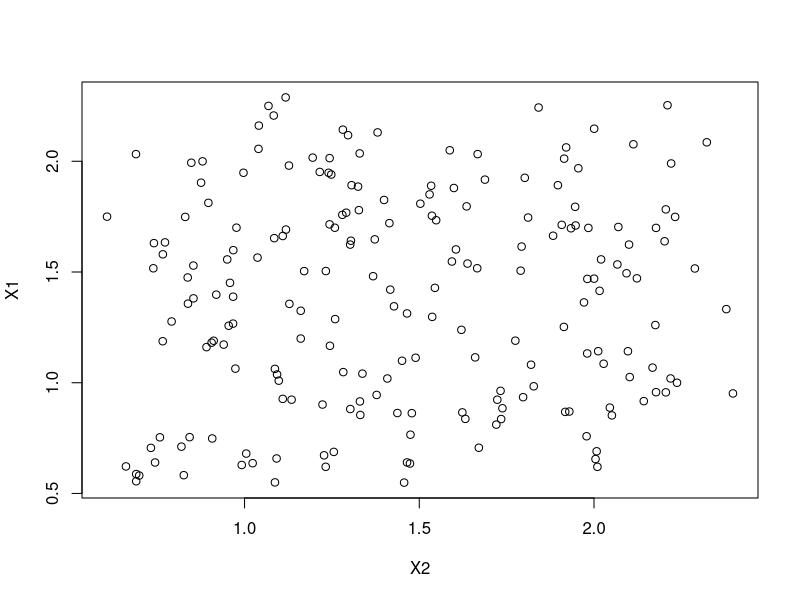

This figure's R source:
## ---- chunk 1
data("airquality")
library(dplyr)
airquality.new = airquality %>%
  subset(is.na(Solar.R) == FALSE & is.na(Ozone) == FALSE)
## ---- chunk 2
Y = seq(from=0, to=20, by=0.1)
X1 = (Y-2)/50 + runif(length(Y), min=0.5, max=2)
X2 = (Y+3)/55 + runif(length(Y), min=0.5, max=2)
df = as.data.frame(cbind(Y, X1, X2))
summary(lm(Y~X1, data=df))
summary(lm(Y~X2, data=df))
summary(lm(Y~X1+X2, data=df))
cor(X1,X2)
plot(X1~X2)
## ---- chunk 3
mod1 = lm(Temp~Wind, data=airquality.new)
summary(mod1)
mod2 = lm(Temp~Wind+Solar.R, data=airquality.new)
summary(mod2)
mod3= lm(Temp~Wind+Solar.R+Ozone, data=airquality.new)
summary(mod3)

anova(mod1, mod2, mod3)
## ---- chunk 4
AIC(lm(Temp~Wind, data=airquality.new))
AIC(lm(Temp~Wind+Solar.R, data=airquality.new))
AIC(lm(Temp~Wind+Solar.R+Ozone, data=airquality.new))
